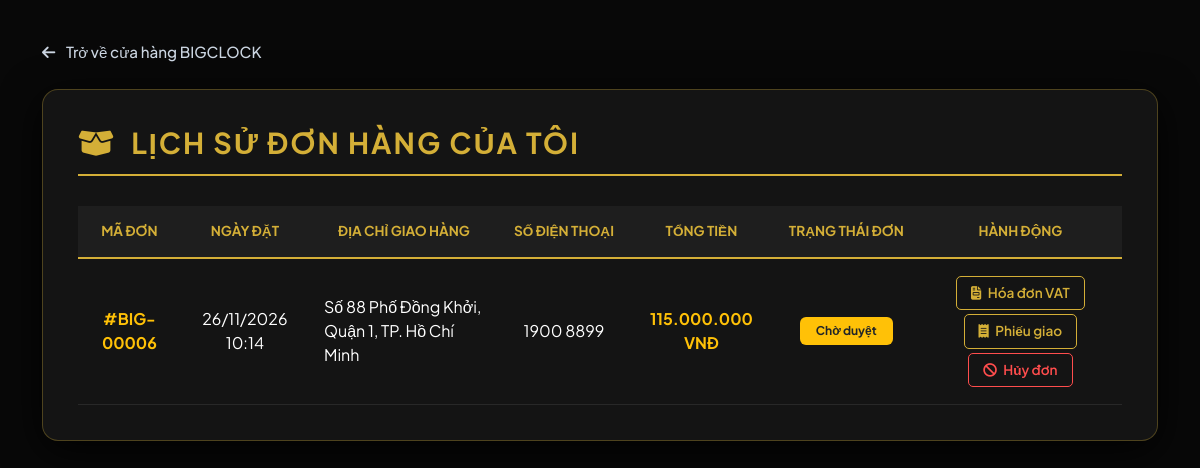
The app's page /donhang_khach.php (signed in), older data.
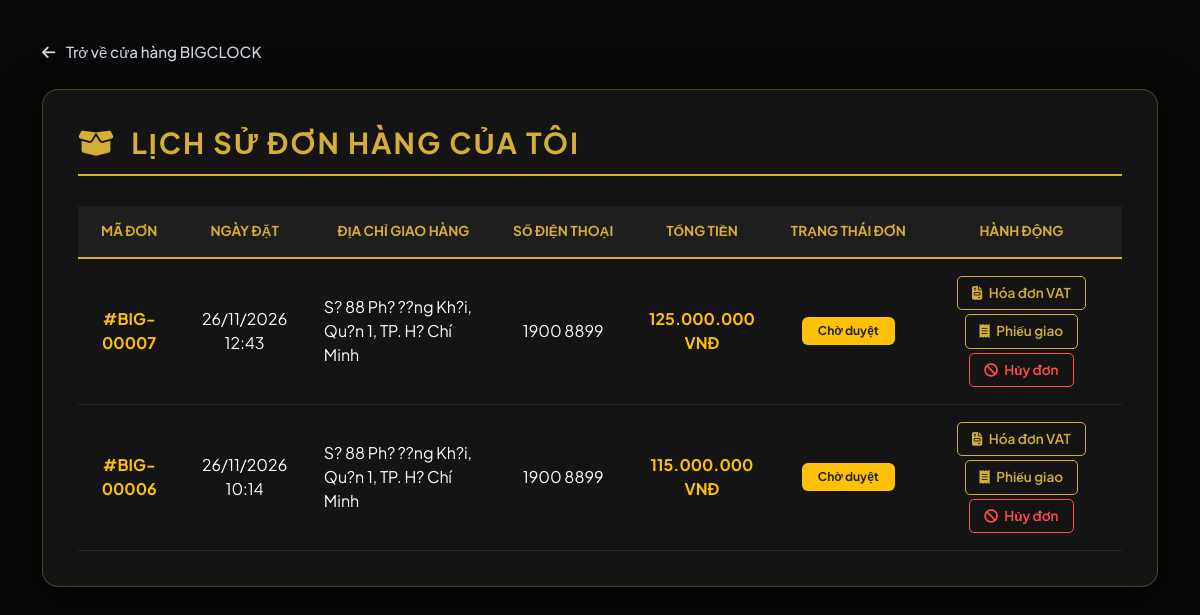
The same page, newer data.
### tables this page shows
CREATE TABLE `hoadon` (
  `MaHoaDon` int(10) NOT NULL AUTO_INCREMENT,
  `MaNguoiDung` int(10) NOT NULL,
  `TenKhachHang` varchar(100) DEFAULT NULL,
  `EmailKhachHang` varchar(100) DEFAULT NULL,
  `DiaChi` varchar(255) NOT NULL,
  `SDT_GiaoHang` varchar(20) NOT NULL,
  `NgayLap` datetime NOT NULL,
  `TongTien` decimal(12,0) NOT NULL,
  `HinhQR` varchar(100) DEFAULT 'qrcode.jpg',
  `TrangThaiDonHang` tinyint(1) NOT NULL DEFAULT '0' COMMENT '0: Chá» duyá»‡t, 1: ÄÃ£ duyá»‡t, 2: Äang giao, 3: HoÃ n thÃ nh, 4: ÄÃ£ há»§y',
  PRIMARY KEY (`MaHoaDon`),
  KEY `fk_hoadon_user` (`MaNguoiDung`),
  CONSTRAINT `fk_hoadon_user` FOREIGN KEY (`MaNguoiDung`) REFERENCES `user` (`MaNguoiDung`) ON DELETE CASCADE
);

### donhang_khach.php (the view, shortened to what this page needs)
<?php
require_once 'connect.php';
$maNguoiDung = $_SESSION['MaNguoiDung'];
$sql = "SELECT * FROM hoadon WHERE MaNguoiDung = '$maNguoiDung' ORDER BY NgayLap DESC";
$result = $conn->query($sql);
?>
<!DOCTYPE html>
<html lang="vi">
<head>
    <link href="https://cdn.jsdelivr.net/npm/bootstrap@5.3.3/dist/css/bootstrap.min.css" rel="stylesheet">
    <link rel="stylesheet" href="https://cdnjs.cloudflare.com/ajax/libs/font-awesome/6.4.0/css/all.min.css">
</head>
<body>
    <div class="container">
        <a href="index.php" class="btn-back"><i class="fas fa-arrow-left me-2"></i> Trở về cửa hàng BIGCLOCK</a>
        <div class="order-container">
            <h2 class="section-title"><i class="fas fa-box-open me-2"></i> Lịch Sử Đơn Hàng Của Tôi</h2>
            <?php if($result && $result->num_rows > 0): ?>
                <div class="table-responsive">
                    <table class="table table-custom">
                        <thead>
                            <tr>
                                <th>Mã đơn</th>
                                <th>Ngày đặt</th>
                                <th>Địa chỉ giao hàng</th>
                                <th>Số điện thoại</th>
                                <th>Tổng tiền</th>
                                <th>Trạng thái đơn</th>
                                <th>Hành động</th>
                            </tr>
                        </thead>
                        <tbody>
                            <?php while($row = $result->fetch_assoc()): ?>
                                <tr>
                                    <td><b class="text-warning">#BIG-<?= str_pad($row['MaHoaDon'], 5, '0', STR_PAD_LEFT) ?></b></td>
                                    <td><?= date('d/m/Y H:i', strtotime($row['NgayLap'])) ?></td>
                                    <td style="max-width: 250px; text-align: left;"><?= htmlspecialchars($row['DiaChi']) ?></td>
                                    <td><?= htmlspecialchars($row['SDT_GiaoHang']) ?></td>
                                    <td><b class="text-warning"><?= number_format($row['TongTien'], 0, ',', '.') ?> VNĐ</b></td>
                                    <td>
                                        <?php
                                            $tt = $row['TrangThaiDonHang'];
                                            if ($tt == 0) echo '<span class="badge bg-warning text-dark px-3 py-2">Chờ duyệt</span>';
                                            elseif ($tt == 1) echo '<span class="badge bg-info text-dark px-3 py-2">Đã duyệt</span>';
                                            elseif ($tt == 2) echo '<span class="badge bg-primary px-3 py-2">Đang giao</span>';
                                            elseif ($tt == 3) echo '<span class="badge bg-success px-3 py-2">Hoàn thành</span>';
                                            elseif ($tt == 4) echo '<span class="badge bg-danger px-3 py-2">Đã hủy</span>';
                                        ?>
                                    </td>
                                    <td>
                                        <a href="hoadon_vat.php?id=<?= $row['MaHoaDon'] ?>" target="_blank" class="btn-vat" title="Xem hóa đơn điện tử">
                                            <i class="fas fa-file-invoice me-1"></i> Hóa đơn VAT
                                        </a>
                                        <a href="bienlai.php?id=<?= $row['MaHoaDon'] ?>" target="_blank" class="btn-vat" title="Xem phiếu giao hàng">
                                            <i class="fas fa-receipt me-1"></i> Phiếu giao
                                        </a>
                                        <?php if($tt == 0 || $tt == 1): ?>
                                            <a href="huy_donhang.php?id=<?= $row['MaHoaDon'] ?>" class="btn-cancel" onclick="return confirm('Bạn có chắc chắn muốn hủy đơn hàng này? Số lượng sản phẩm sẽ được tự động hoàn lại kho.');">
                                                <i class="fas fa-ban me-1"></i> Hủy đơn
                                            </a>
                                        <?php endif; ?>
                                    </td>
                                </tr>
                            <?php endwhile; ?>
                        </tbody>
                    </table>
                </div>
            <?php endif; ?>
        </div>
    </div>
</body>
</html>

Row changes from the older to the newer data that the page shows:
added hoadon: MaHoaDon "00007", NgayLap "26/11/2026 12:43", DiaChi "S? 88 Ph? ??ng Kh?i, Qu?n 1, TP. H? Chí Minh", SDT_GiaoHang "1900 8899", TongTien "125.000.000", TrangThaiDonHang "Chờ duyệt"
changed hoadon "00006": DiaChi "Số 88 Phố Đồng Khởi, Quận 1, TP. Hồ Chí Minh" → "S? 88 Ph? ??ng Kh?i, Qu?n 1, TP. H? Chí Minh"
